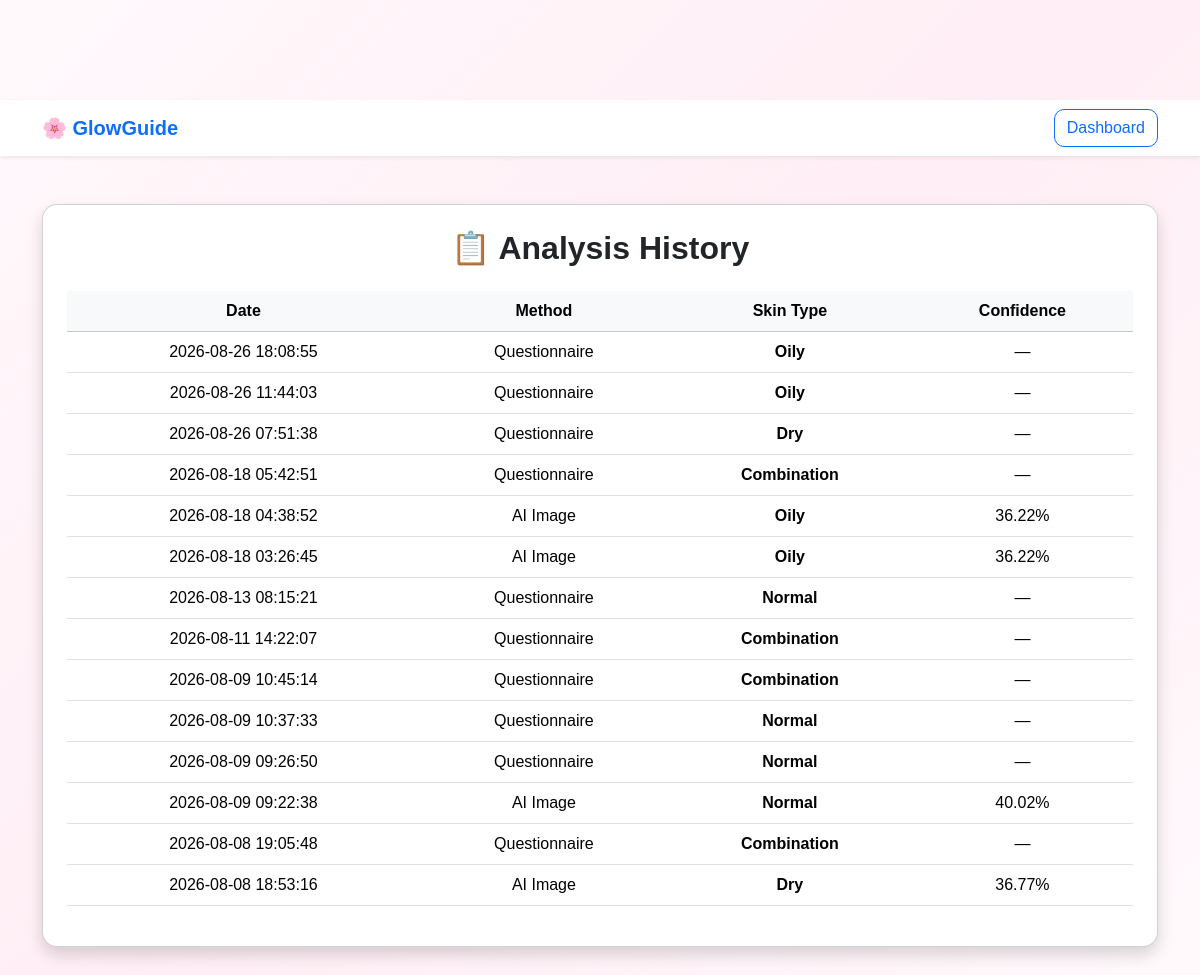
/history (signed in), run on an earlier commit of the app's database.
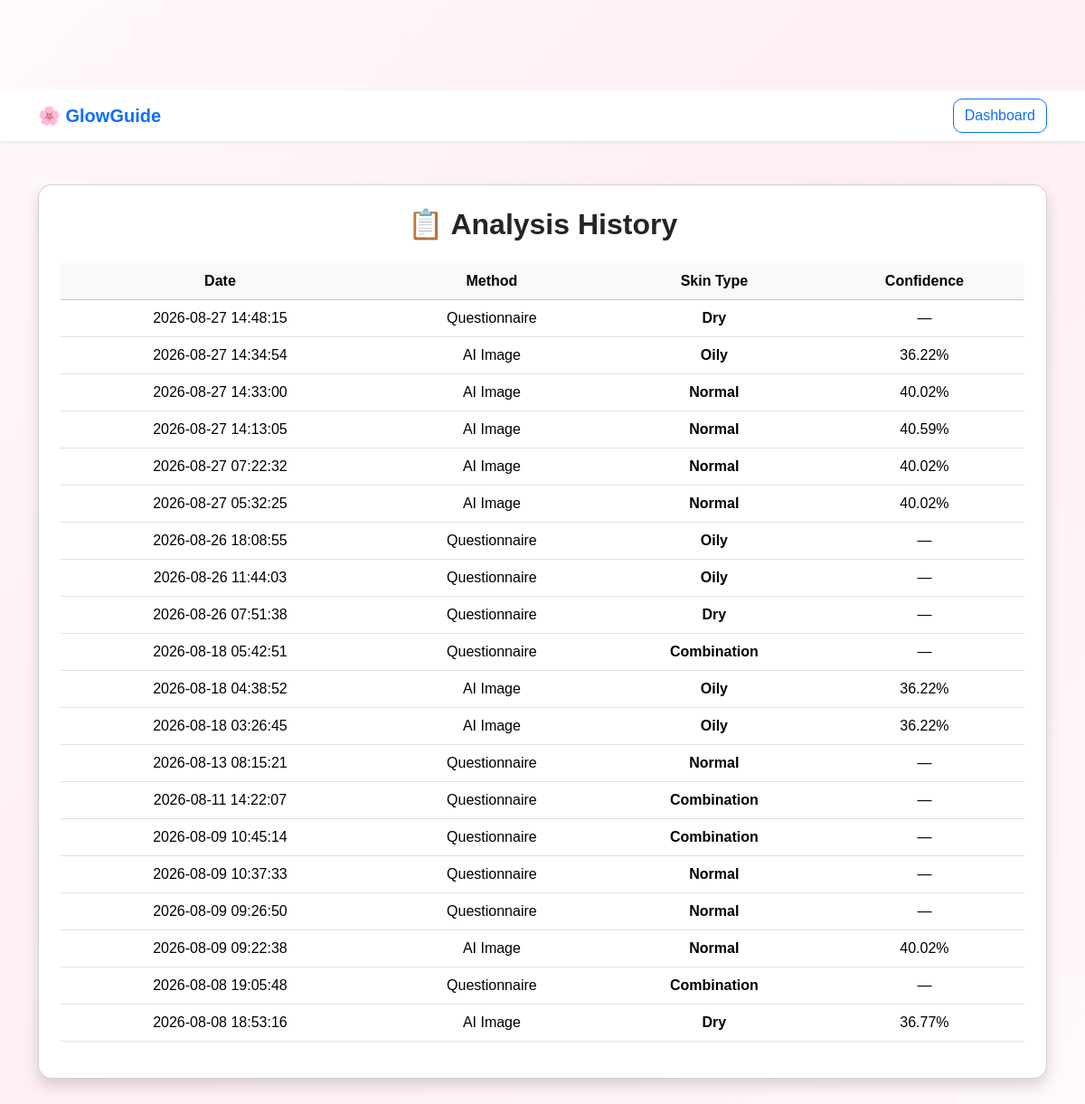
And on a later commit of the database.
### tables this page shows
CREATE TABLE analysis_history (
    id INTEGER PRIMARY KEY AUTOINCREMENT,
    user_email TEXT NOT NULL,
    analysis_date TIMESTAMP DEFAULT CURRENT_TIMESTAMP,
    method TEXT NOT NULL,
    skin_type TEXT NOT NULL,
    confidence REAL,
    image_name TEXT
);

### app.py (the view)
@app.route("/history")
def history():
    if "user" not in session:
        return redirect("/login")
    conn = get_db_connection()
    cursor = conn.cursor()
    cursor.execute("""
        SELECT *
        FROM analysis_history
        WHERE user_email = ?
        ORDER BY analysis_date DESC
    """, (session["user_email"],))
    history_records = cursor.fetchall()
    conn.close()
    return render_template(
        "history.html",
        history_records=history_records
    )

### app.py (called while the page is built)
def get_db_connection():
    conn = sqlite3.connect("glowguide.db")
    conn.row_factory = sqlite3.Row
    return conn

### templates/history.html (shortened to what this page needs)
<!DOCTYPE html>
<html lang="en">
<head>
    <link href="https://cdn.jsdelivr.net/npm/bootstrap@5.3.3/dist/css/bootstrap.min.css"
          rel="stylesheet">
    <link rel="stylesheet"
          href="{{ url_for('static', filename='css/style.css') }}">
</head>
<body>
<nav class="navbar navbar-light bg-white shadow-sm">
    <div class="container">
        <a class="navbar-brand fw-bold text-primary">
            🌸 GlowGuide
        </a>
        <a href="{{ url_for('dashboard') }}"
           class="btn btn-outline-primary">
            Dashboard
        </a>
    </div>
</nav>
<div class="container py-5">
    <div class="card shadow p-4">
        <h2 class="text-center fw-bold mb-4">
            📋 Analysis History
        </h2>
        {% if history_records %}
        <div class="table-responsive">
            <table class="table table-hover align-middle">
                <thead class="table-light">
                    <tr>
                        <th>Date</th>
                        <th>Method</th>
                        <th>Skin Type</th>
                        <th>Confidence</th>
                    </tr>
                </thead>
                <tbody>
                    {% for record in history_records %}
                    <tr>
                        <td>
                            {{ record["analysis_date"] }}
                        </td>
                        <td>
                            {{ record["method"] }}
                        </td>
                        <td class="text-capitalize fw-bold">
                            {{ record["skin_type"] }}
                        </td>
                        <td>
                            {% if record["confidence"] is not none %}
                                {{ "%.2f"|format(record["confidence"] * 100) }}%
                            {% else %}
                                —
                            {% endif %}
                        </td>
                    </tr>
                    {% endfor %}
                </tbody>
            </table>
        </div>
        {% endif %}
    </div>
</div>
</body>
</html>

### static/css/style.css (style rules this page uses)
body { margin: 0; font-family: Arial, sans-serif; background: #fdf6f8; text-align: center; padding-top: 100px; }
body { background-color:#FFF7FA; font-family:Arial, Helvetica, sans-serif; }
body { background: linear-gradient(135deg,#fff9fc,#ffeef5,#fff9fc); }
.card { transition: all 0.3s ease; border-radius: 15px; }
.btn { border-radius: 10px; }

What changed in the data, as far as the page shows it:
added analysis_history: analysis_date "2026-08-27 14:48:15", method "Questionnaire", skin_type "Dry"
added analysis_history: analysis_date "2026-08-27 14:34:54", method "AI Image", skin_type "Oily", record['confidence']*100 "36.22"
added analysis_history: analysis_date "2026-08-27 14:33:00", method "AI Image", skin_type "Normal", record['confidence']*100 "40.02"
added analysis_history: analysis_date "2026-08-27 14:13:05", method "AI Image", skin_type "Normal", record['confidence']*100 "40.59"
added analysis_history: analysis_date "2026-08-27 07:22:32", method "AI Image", skin_type "Normal", record['confidence']*100 "40.02"
added analysis_history: analysis_date "2026-08-27 05:32:25", method "AI Image", skin_type "Normal", record['confidence']*100 "40.02"
